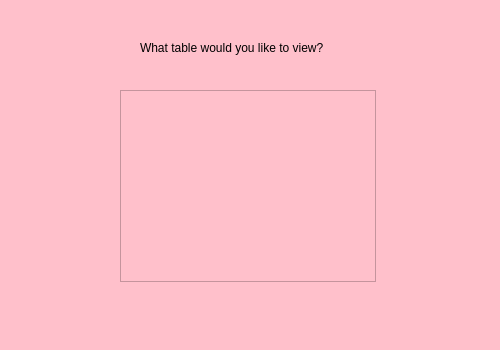
<?xml version="1.0" encoding="UTF-8"?>
<ui version="4.0">
 <class>Dialog</class>
 <widget class="QDialog" name="Dialog">
  <property name="geometry">
   <rect>
    <x>0</x>
    <y>0</y>
    <width>500</width>
    <height>350</height>
   </rect>
  </property>
  <property name="windowTitle">
   <string>Dialog</string>
  </property>
  <property name="styleSheet">
   <string notr="true">background-color:pink;</string>
  </property>
  <widget class="QLabel" name="label">
   <property name="geometry">
    <rect>
     <x>140</x>
     <y>40</y>
     <width>231</width>
     <height>16</height>
    </rect>
   </property>
   <property name="styleSheet">
    <string notr="true">font: 13pt &quot;Futura&quot;;</string>
   </property>
   <property name="text">
    <string>What table would you like to view?</string>
   </property>
  </widget>
  <widget class="QListWidget" name="table_selection">
   <property name="geometry">
    <rect>
     <x>120</x>
     <y>90</y>
     <width>256</width>
     <height>192</height>
    </rect>
   </property>
  </widget>
 </widget>
 <resources/>
 <connections/>
</ui>
